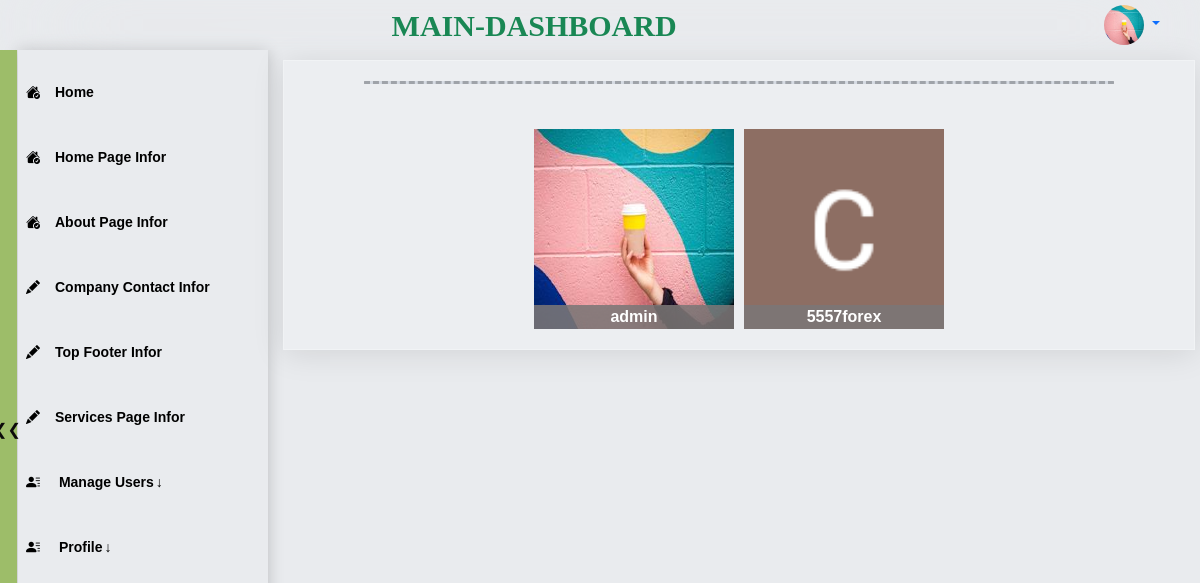
The page /users/users/list/ (signed in) on the database as committed earlier.
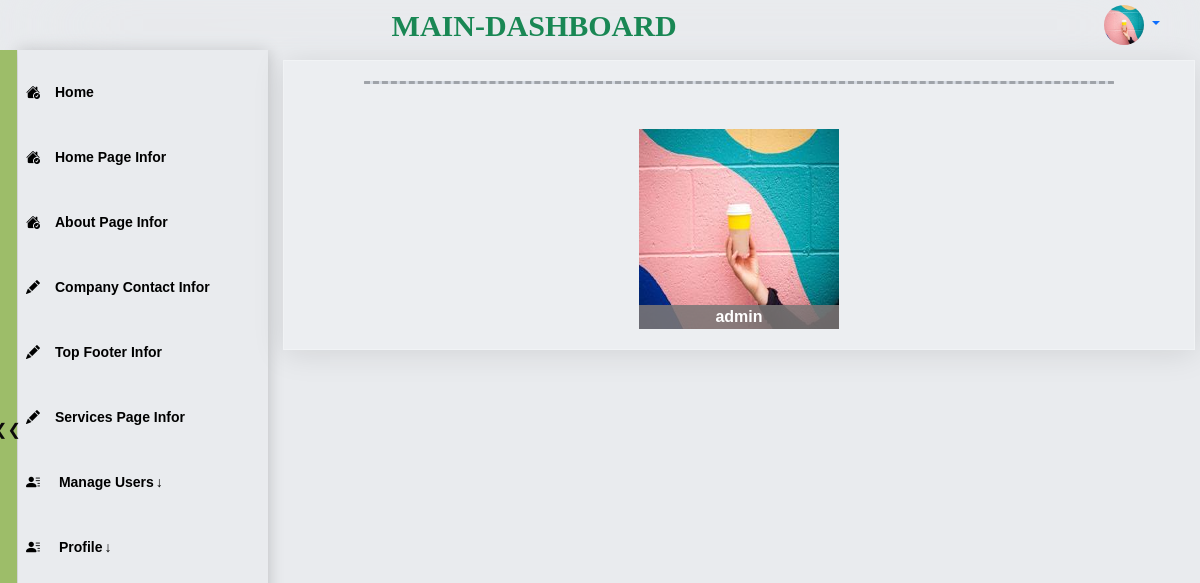
The same page on the database as committed later.
### users/models.py (models this page shows, shortened)
class User(AbstractBaseUser, PermissionsMixin):
    desc_text='Hey, there is a default text description about you that you can change it by clicking "Edit" or going'
    GENDER_CHOICES = (
        ('M', 'Male'),
        ('F', 'Female'),
        ('O', 'Other'),
    )
    username = models.CharField(max_length=30, blank=True)
    first_name = models.CharField(max_length=30, blank=True)
    last_name = models.CharField(max_length=30, blank=True)
    email = models.EmailField(max_length=254, unique=True)
    phone_number = PhoneNumberField(null=True, blank=True)
    country= CountryField(blank=True)
    desc = models.TextField(default=desc_text, max_length=200, null=True)
    image = models.ImageField(default='default.jpg', upload_to='profile_pics')
    github = models.URLField(default='https://www.github.com/', max_length=1000, null=True, blank=True)
    facebook = models.URLField(default='https://www.facebook.com/', max_length=1000, null=True, blank=True)
    googleplus = models.URLField(default='https://www.google.com/', max_length=1000, null=True, blank=True)
    instagram = models.URLField(default='https://www.instagram.com/', max_length=1000, null=True, blank=True)
    gender = models.CharField(max_length=1, choices=GENDER_CHOICES, null=True, blank=True)
    ip_address = models.GenericIPAddressField(default="0.0.0.0", null=True, blank=True)
    is_staff = models.BooleanField(default=False)
    is_superuser = models.BooleanField(default=False)
    is_active = models.BooleanField(default=True)
    last_login = models.DateTimeField(null=True, blank=True)
    date_joined = models.DateTimeField(auto_now_add=True)
    USERNAME_FIELD = 'email'
    EMAIL_FIELD = 'email'
    REQUIRED_FIELDS = []
    groups = models.ManyToManyField(
        'auth.Group',
        related_name='user_profiles_groups',
        blank=True,
        verbose_name='groups',
        help_text='The groups this user belongs to. A user will get all permissions granted to each of their groups.',
    )
    user_permissions = models.ManyToManyField(
        'auth.Permission',
        related_name='user_profiles_user_permissions',
        blank=True,
        verbose_name='user permissions',
        help_text='Specific permissions for this user.',
    )
    objects = UserManager()

### users/admin_views/users_list_views.py (the view)
# urls.py: path('users/list/', user_list, name='user_list'),
@login_required
@permission_required('auth.view_user', raise_exception=True)
def user_list(request):
    profiles = User.objects.all()
    return render(request, 'maindashboard/users_admin/users_list.html', {'profiles': profiles})

### users/context_processors.py (called while the page is built)
def user_info(request):
    if request.user.is_authenticated:
        user = User.objects.get(pk=request.user.pk)
    else:
        user = None
    return {'user_info': user}

### templates/maindashboard/users_admin/users_list.html (shortened to what this page needs)
{% extends 'maindashboard/dashboard_base.html' %}
{% load static %}
{% block head %}
<link rel="stylesheet" href="{% static 'css/description.css' %}" type="text/css">
<link rel="stylesheet" href="{% static 'css/about.css' %}" type="text/css">
{% endblock head %}
{% block content %}
 <section class=" description">
    <div id="description-page"  class=" container-xxl">
        <div class="dev text-center">
          <h2 ><hr style="margin: 0.5rem 0; border-top: 3px dashed black; background: none;"> </h2>
        </div>
        <div class=" about-list edit-icon-h ">
            {% if  profiles %}
            {% for profile in profiles %}
            <div class="about--list">
                <a href="{% url 'user_detail' user_id=profile.id %}">
                    <img src="{{profile.image.url}}" width="200" height="200" alt="">
                    <div class="bottom-name">{{ profile.username }}
                    </div>
                </a>
            </div>
            {% endfor %}
            {% else %}
                <p> No Imformation Available </p>
            {% endif %}
        </div>
    </div>
  </section>
{% endblock content %}

### templates/maindashboard/dashboard_base.html (shortened to what this page needs)
{% load static %}
<!doctype html>
<html>
<head>
    {% block head %} {% endblock head %}
    <link rel="stylesheet" type="text/css"href="https://cdnjs.cloudflare.com/ajax/libs/font-awesome/6.2.0/css/all.min.css">
    <link href="https://cdn.jsdelivr.net/npm/bootstrap@5.3.1/dist/css/bootstrap.min.css" rel="stylesheet">
    <link rel="stylesheet" href="https://cdn.jsdelivr.net/npm/bootstrap-icons@1.10.5/font/bootstrap-icons.css">
    <link rel="stylesheet" href="{% static 'css/blogdashboard/style.css' %}">
    <link rel="stylesheet" href="{% static 'css/blogdashboard/dashboard_nav.css' %}">
    <link rel="stylesheet" href="{% static 'css/blogdashboard/dashboard_sidebar.css' %}">
    <link rel="stylesheet" href="{% static 'css/blogdashboard/dashboard_sidebar.css' %}">
    <link rel="stylesheet" href="{% static 'css/dashboard_all_pages.css' %}">
</head>
<body class="preload">
    <header class="header">
        <div id="logo">
            <div class="logo">
                main-dashboard
            </div>
        </div>
        <div class="user nav-item dropdown">
            {% if user.is_authenticated %}
              <a class="dropdown-toggle" style="background:none; "id="dropdownMenuButton1" data-bs-toggle="dropdown" aria-expanded="false">
                    <img src="{{user_info.image.url}}" width="40" height="40" class="rounded-circle" alt="Avatar">
              </a>
            {% else %}
                <a href="{% url 'account_login' %}">
                    <span>Login</span>  </a>
            {%endif %}
        </div>
    </header>
    <main class="body-container containerl-xxl">
        <div class="item" id="side-bar">
            <div class="side__links">
                <a href="{% url 'main_dashboard_home' %}" class="side__link side__link--active">
                    <i class="bi bi-house-check-fill"></i>
                    Home
                </a>
                <a href="{% url 'home_page_view' %}" class="side__link side__link--active">
                    <i class="bi bi-house-check-fill"></i>
                    Home Page Infor
                </a>
                <a href="{% url 'about_page_view' %}" class="side__link side__link--active">
                    <i class="bi bi-house-check-fill"></i>
                    About Page Infor
                </a>
                <a href="{% url 'companycontact_info_view' %}" class="side__link ">
                    <i class="bi bi-pencil-fill"></i>
                    Company Contact Infor
                </a>
                <a href="{% url 'top_footer_view' %}" class="side__link ">
                    <i class="bi bi-pencil-fill"></i>
                    Top Footer Infor
                </a>
                <a href="{% url 'view_service_categories' %}" class="side__link ">
                    <i class="bi bi-pencil-fill"></i>
                    Services Page Infor
                </a>
                <div class="side__link dropdown">
                    <span class="dropdown-btn" aria-expanded="false">
                        <i class="bi bi-person-lines-fill"></i>
                            Manage Users<span style="padding-left: 2px;">&darr;</span>
                    </span>
                </div>
                <div class="side__link dropdown">
                    <span class="dropdown-btn" aria-expanded="false">
                        <i class="bi bi-person-lines-fill"></i>
                        Profile<span style="padding-left: 2px;">&darr;</span>
                    </span>
                </div>
            </div>
        </div>
        <div class="item" id="main">
            <div>
                {% block content %}
                {% endblock content %}
            </div>
        </div>
    </main>
    <button id="hide-button" ><div class="indicator"></div></button>
</body>
</html>

### static/css/description.css (style rules this page uses)
main { height: 0; }
.description { background: rgba(255, 255, 255, 0.15); box-shadow: 0 4px 30px rgba(0, 0, 0, 0.1); border: 1px solid rgba(255, 255, 255, 0.27); }
@media (min-width: 992px) { #description-page { padding-left: 80px; padding-right: 80px; } }

### static/css/about.css (style rules this page uses)
.description { background: rgba(255, 255, 255, 0.15); box-shadow: 0 4px 30px rgba(0, 0, 0, 0.1); border: 1px solid rgba(255, 255, 255, 0.27); }
.dev { background-color: #d6dbe3; margin-top: 20px; border-radius: 20px; }
.about-list { display: grid; grid-template-columns: repeat(auto-fit, 200px); grid-gap:10px; margin-top: 20px; margin-bottom: 20px; justify-content: center; grid-auto-flow: dense; }
.about--list { position: relative; display: flex; flex-direction: column; align-items: center; width: fit-content; }
.bottom-name { position: absolute; bottom: 0; background: #7b7777de; width: 100%; text-align: center; color: white; font-weight: 600; }
@media (min-width: 992px) { #description-page { padding-left: 80px; padding-right: 80px; } }

### static/css/blogdashboard/style.css (style rules this page uses)
body { margin: 0; background-color: #e9ebee; --header-height: 50px; margin: var(--header-height) 0 0 0; font-family: sans-serif; cursor: default; }
.preload * { transition: none !important; }
a { text-decoration: none; }
.body-container { display: grid; }
@media (min-width:888px) { #hide-button { display: flex; position: fixed; top: 50px; width: 17px; height: 95%; border: none; padding-left: 4px; border-image: initial; background-color: rgb(157 189 105); color: rgb(12 10 10); font-size: 16px; cursor: pointer; z-index: 1; align-items: center; justify-content: center; } }
@media (min-width:888px) { .body-container { grid-template-columns: 250px auto; grid-template-areas: 'sidebar main'; grid-gap: 10px; margin-left: 18px; } }
@media (min-width:888px) { #side-bar { grid-area: sidebar; position: fixed; height: 100%; width: 250px; } }
@media (min-width:888px) { #main { grid-area: main; } }

### static/css/blogdashboard/dashboard_nav.css (style rules this page uses)
.header { position: fixed; z-index: 200; top: 0; left: 0; width: 100%; height: var(--header-height); display: grid; backdrop-filter: blur(60px); -webkit-backdrop-filter: blur(3px); }
#logo { display: flex; align-items: center; justify-content: center; grid-column: 6; font-family: emoji; font-weight: 700; color: #198754; text-transform: uppercase; }
.logo { font-size: 18px !important; }
.user { display: flex; align-items: center; grid-column: 9; }
@media (min-width: 888px) { .header { display: grid; align-items: center; justify-content: space-around; } }
@media (min-width: 888px) { .user { grid-column: 12; display: inline-flex; justify-content: right; margin-right: 4px; } }
@media (min-width: 888px) { .logo { font-size: 30px !important; } }

### static/css/blogdashboard/dashboard_sidebar.css (style rules this page uses)
a { text-decoration: none; }
#main { padding: 10px 5px; }
.side__links { box-shadow: 0 0 15px rgba(0, 0, 0, 0.2); height: inherit; width: 100%; padding-top: 20px; transition: transform 0.3s; }
.side__link { display: flex; color: rgb(0,0,0); font-weight: bold; font-size: 14px; text-decoration: none; cursor: pointer; padding: 12px 3px; margin: 0 5px 20px 5px; transition: transform 0.3s; flex-wrap: wrap; }
.side__link>i, .side__link span .bi { margin-right: 15px; }
#side-bar .dropdown-btn { display: block; width: 100%; }
#side-bar .dropdown { position: relative; }
@media (min-width:891px) { .side__link.dropdown { width: auto; } }

### static/css/dashboard_all_pages.css (style rules this page uses)
.edit-icon-h { position: relative; }

### templates/maindashboard/users_admin/users_list.html (style rules this page uses)
.about-list { padding-top: 25px; }

Rows that differ between the two databases and show on the page:
removed User: image (placeholder picture), username "5557forex"
